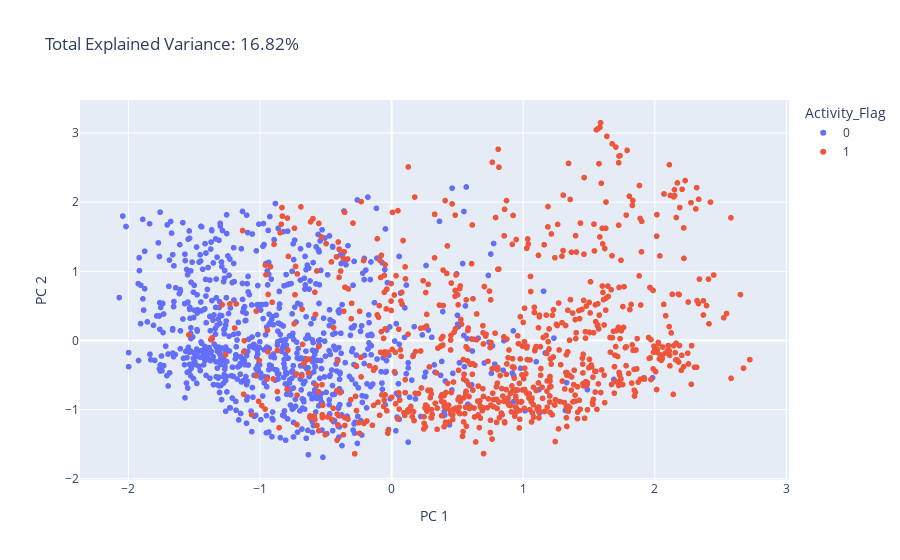

Notebook source saved alongside this figure:
### Code cell
from deepmol.unsupervised import PCA

pca = PCA(n_components=2)
pca_df = pca.run(dataset)
pca.plot(pca_df.X)

### Figure 1 — Plotly figure (JSON) as saved in the notebook; plotly's stock layout.template omitted (floating-point values rounded to 4 significant figures; data arrays with more than 128 entries replaced by an {"elided": "..."} marker saying what was removed)
{"data": [{"hovertemplate": "Activity_Flag=0<br>PC 1=%{x}<br>PC 2=%{y}<extra></extra>", "legendgroup": "0", "marker": {"color": "#636efa", "symbol": "circle"}, "mode": "markers", "name": "0", "showlegend": true, "x": {"elided": "833 float values"}, "xaxis": "x", "y": {"elided": "833 float values"}, "yaxis": "y", "type": "scattergl"}, {"hovertemplate": "Activity_Flag=1<br>PC 1=%{x}<br>PC 2=%{y}<extra></extra>", "legendgroup": "1", "marker": {"color": "#EF553B", "symbol": "circle"}, "mode": "markers", "name": "1", "showlegend": true, "x": {"elided": "832 float values"}, "xaxis": "x", "y": {"elided": "832 float values"}, "yaxis": "y", "type": "scattergl"}], "layout": {"xaxis": {"anchor": "y", "domain": [0.0, 1.0], "title": {"text": "PC 1"}}, "yaxis": {"anchor": "x", "domain": [0.0, 1.0], "title": {"text": "PC 2"}}, "legend": {"title": {"text": "Activity_Flag"}, "tracegroupgap": 0}, "title": {"text": "Total Explained Variance: 16.82%"}}}
